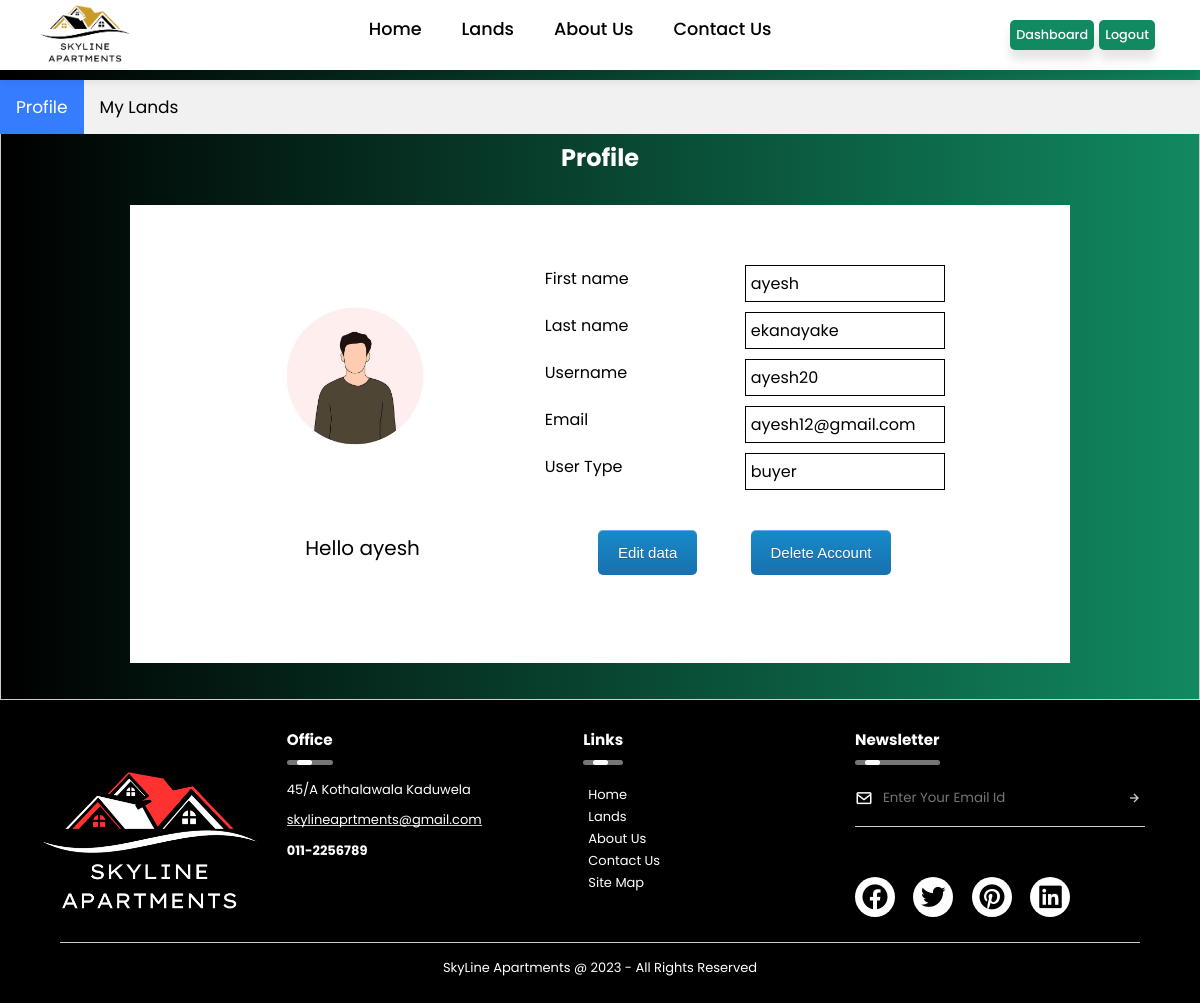
Page /buyerDashboard.php (signed in) on the committed database.
### tables this page shows
CREATE TABLE `buyer` (
  `buyerID` int(11) NOT NULL,
  `b_fname` varchar(30) NOT NULL,
  `b_lname` varchar(30) NOT NULL,
  `b_dob` date DEFAULT NULL,
  `b_username` varchar(30) NOT NULL,
  `b_imgLoc` varchar(300) DEFAULT NULL,
  `role` varchar(10) NOT NULL,
  `b_password` varchar(256) NOT NULL,
  `b_email` varchar(30) NOT NULL
);

### buyerDashboard.php (the view, shortened to what this page needs)
<?php
    $title = 'Buyer Dashboard'; include("header.php");
?>
<link rel="stylesheet" href="./css/buyerDashboard.css">
<section class="tabSystem">
    <div class="tab">
        <button class="tablinks" onclick="openTab(event, 'Profile')" id="defaultOpen">Profile</button>
        <button class="tablinks" onclick="openTab(event, 'MyLands')">My Lands</button>
    </div>
    <div id="Profile" class="tabcontent">
        <h2 class="tabTitle">Profile</h2>
        <?php
            $sql = mysqli_query($conn, "SELECT *
            FROM buyer AS B
            WHERE B.buyerID ='" . $_SESSION["id"] . "'
            ");
            $row = mysqli_fetch_array($sql);
            $username = $row["b_username"];
            $fname = $row["b_fname"];
            $lname = $row["b_lname"];
            $email = $row["b_email"];
            $role = $row["role"];
        ?>
        <div class="container">
            <div class="img_container">
                <div class="prof_img">
                    <img src="./images/profile/profile-avatar.jpg" alt="profile picture">
                </div>
                <div class="pro-name">
                    <p class="data">Hello <?php echo"$fname"?></p>
                </div>
            </div>
            <div class="details_container">
                <div class="user_details">
                    <div class="text_area">
                        <p>First name</p>
                        <p class="data"><?php echo"$fname"?></p>
                    </div>
                    <div class="text_area">
                        <p>Last name</p>
                        <p class="data"><?php echo"$lname"?></p>
                    </div>
                    <div class="text_area">
                        <p>Username</p>
                        <p class="data"><?php echo"$username"?></p>
                    </div>
                    <div class="text_area">
                        <p>Email</p>
                        <p class="data"><?php echo"$email"?></p>
                    </div>
                    <div class="text_area">
                        <p>User Type</p>
                        <p class="data"><?php echo"$role"?></p>
                    </div>
                </div>
                <form action='./buyer/deleteOrEditUser.php' method='post'>
                    <div class="update">
                    <button type='submit' name='edit'>Edit data</button>
                    </div>
                    <div class="delete">
                    <button type='submit' name='delete' onclick='return checkdelete()'>Delete Account</button>
                    </div>
                </form>
            </div>
        </div>
    </div>
</section>
<?php include("footer.php"); ?>

### css/header.css (style rules this page uses)
* { margin: 0; padding: 0; box-sizing: border-box; font-family: 'Poppins', sans-serif; scroll-behavior: smooth; list-style: none; text-decoration: none; }
body { background-color: #ffffff; }

### css/buyerDashboard.css (style rules this page uses)
body { background: linear-gradient(to right, #000000, #118961); }
.tabSystem { position: relative; padding-top: 80px; }
.tabTitle { margin-top: 0px; text-align: center; color: white; }
body { font-family: Arial; }
.tab { overflow: hidden; background-color: #f1f1f1; }
.tab button { background-color: inherit; float: left; border: none; outline: none; cursor: pointer; padding: 14px 16px; transition: 0.3s; font-size: 17px; }
.tab button.active { color: white; background-color: rgb(54, 124, 255); }
.tabcontent { display: none; padding: 6px 12px; border: 1px solid #ccc; border-top: none; }
.tabcontent button { box-shadow:inset 0px 1px 0px 0px #54a3f7; background:linear-gradient(to bottom, #007dc1 5%, #0061a7 100%); background-color:#007dc1; border-radius:3px; border:1px solid #124d77; display:inline-block; cursor:pointer; color:#ffffff; font-family:Arial; font-size:15px; padding:10px 11px; text-decoration:none; text-shadow:0px 1px 0px #154682; }
.container { display: flex; justify-content: space-evenly; margin: 30px auto; background-color: #fff; width: 80%; padding: 50px; }
.pro-name { padding: 50px; font-size: 20px; }
.prof_img img { width: 200px; height: 200px; margin-top: 10%; }
.user_details { background-color: #fff; bottom: 2px solid black; }
.text_area { display: flex; justify-content: space-between; align-items: center; width: 400px; }
.text_area .data { border: 1px solid black; margin-top: 10px; padding: 5px; width: 200px; }
.details_container button { cursor: pointer; background-color: #407bff; margin-top: 20px; color: white; padding: 14px 20px; border: none; border-radius: 5px; width: 100%; opacity: 0.9; }
.details_container form { display: flex; justify-content: space-evenly; border: 0px solid black; align-items: center; text-align: center; margin-top: 20px; }

### css/footer.css (style rules this page uses)
* { margin: 0; padding: 0; box-sizing: border-box; font-family: 'Poppins', sans-serif; scroll-behavior: smooth; list-style: none; text-decoration: none; }

### rows in the picture
buyer: b_fname "ayesh", b_lname "ekanayake", b_username "ayesh20", b_email "ayesh12@gmail.com", role "buyer"
